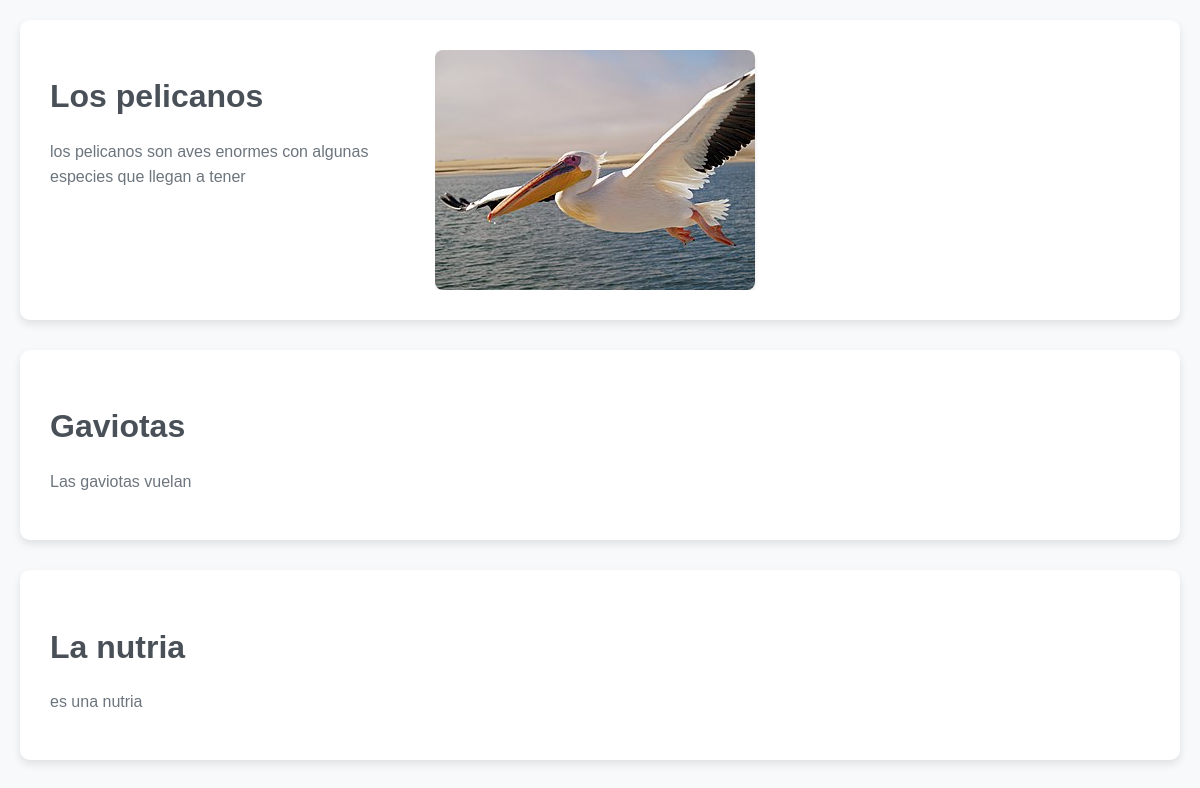
Page /post on the committed database.
### post/models.py (models this page shows, shortened)
class Post(models.Model):
    title = models.CharField(max_length=100)
    content = models.TextField()
    created_at = models.DateTimeField(auto_now_add=True)
    updated_at = models.DateTimeField(auto_now=True)
    image = models.ImageField(upload_to='images/', blank=True)

### post/views.py (the view)
# urls.py: path('', PostListView.as_view(), name='post-list'),
class PostListView(ListView):
    model = Post
    template_name = 'post.html'

### templates/post.html
{% load static %}
<head>
<link rel="stylesheet" href="{% static 'css/post.css' %}">
</head>
<body>
{% for post in object_list %}
  <div class="post-container">
    <div class="post-text">
        <h1>{{ post.title }}</h1>
        <p>{{ post.content }}</p>
    </div>
    <div class="post-images">
        {% if post.image %}
            <img src="{{ post.image.url }}" alt="Imagen de {{ post.title }}">
        {% endif %}
    </div>
  </div>
{% endfor %}
</body>

### static/css/post.css (style rules this page uses)
body { font-family: 'Arial', sans-serif; margin: 0; padding: 20px; background-color: #f8f9fa; color: #333; line-height: 1.6; }
.post-container { display: flex; background-color: #fff; margin-bottom: 30px; padding: 30px; border-radius: 10px; box-shadow: 0 4px 8px rgba(0, 0, 0, 0.1); align-items: flex-start; }
.post-text { width: 35%; padding-right: 30px; box-sizing: border-box; }
.post-text h1 { font-size: 2em; color: #495057; margin-bottom: 15px; }
.post-text p { font-size: 1em; color: #6c757d; }
.post-images { width: 65%; overflow-x: auto; white-space: nowrap; display: flex; align-items: center; }
.post-images img { max-height: 350px; margin-right: 15px; border-radius: 8px; box-shadow: 0 2px 4px rgba(0, 0, 0, 0.1); transition: transform 0.3s ease; }
.post-images { scrollbar-width: none; }

### rows in the picture
Post: title "Los pelicanos", content "los pelicanos son aves enormes con algunas especies que llegan a tener", image (picture)
Post: title "Gaviotas", content "Las gaviotas vuelan"
Post: title "La nutria", content "es una nutria"
